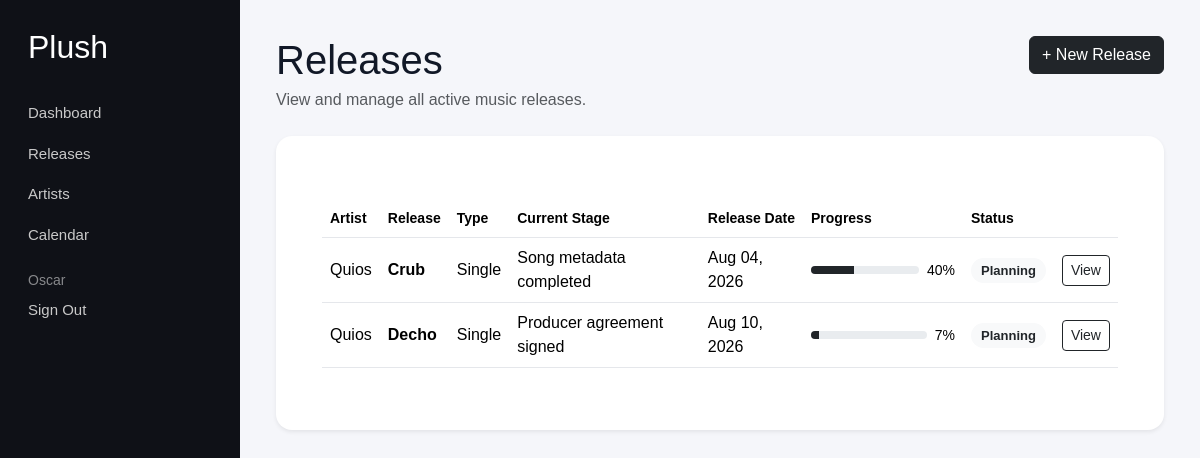
The page /releases (signed in) on the database as committed earlier.
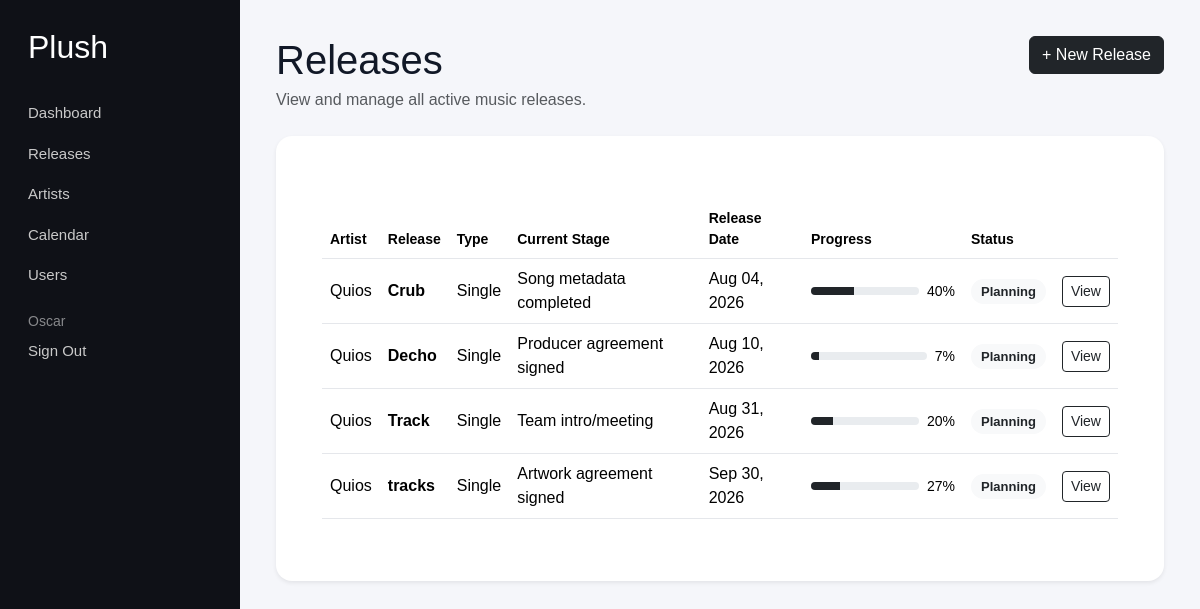
The same page on the database as committed later.
### models/user.py (models this page shows, shortened)
class User(UserMixin, db.Model):
    __tablename__ = "users"
    id = db.Column(
        db.Integer,
        primary_key=True,
    )
    name = db.Column(
        db.String(120),
        nullable=False,
    )
    email = db.Column(
        db.String(150),
        unique=True,
        nullable=False,
        index=True,
    )
    password_hash = db.Column(
        db.String(255),
        nullable=False,
    )
    role = db.Column(
        db.String(30),
        nullable=False,
        default="team",
    )
    artist_id = db.Column(
        db.Integer,
        db.ForeignKey("artists.id"),
        nullable=True,
    )
    created_at = db.Column(
        db.DateTime,
        default=datetime.utcnow,
        nullable=False,
    )
    notes = db.relationship(
        "Note",
        backref="author",
        lazy=True,
    )
    uploaded_files = db.relationship(
        "ProjectFile",
        backref="uploader",
        lazy=True,
    )
    assigned_tasks = db.relationship(
        "Task",
        backref="assignee",
        lazy=True,
    )
    def is_admin(self):
        return self.role == "admin"
    def is_artist(self):
        return self.role == "artist"

### models/release.py (models this page shows, shortened)
class Release(db.Model):
    __tablename__ = "releases"
    id = db.Column(
        db.Integer,
        primary_key=True,
    )
    artist_id = db.Column(
        db.Integer,
        db.ForeignKey("artists.id"),
        nullable=False,
        index=True,
    )
    title = db.Column(
        db.String(200),
        nullable=False,
    )
    release_type = db.Column(
        db.String(50),
        nullable=True,
    )
    status = db.Column(
        db.String(50),
        nullable=False,
        default="planning",
        index=True,
    )
    release_date = db.Column(
        db.Date,
        nullable=True,
        index=True,
    )
    budget = db.Column(
        db.Float,
        nullable=True,
    )
    current_stage = db.Column(
        db.String(120),
        nullable=True,
    )
    progress = db.Column(
        db.Integer,
        nullable=False,
        default=0,
    )
    created_at = db.Column(
        db.DateTime,
        nullable=False,
        default=datetime.utcnow,
    )
    updated_at = db.Column(
        db.DateTime,
        nullable=False,
        default=datetime.utcnow,
        onupdate=datetime.utcnow,
    )
    tasks = db.relationship(
        "Task",
        backref="release",
        lazy=True,
        cascade="all, delete-orphan",
    )
    files = db.relationship(
        "ProjectFile",
        backref="release",
        lazy=True,
        cascade="all, delete-orphan",
    )
    notes = db.relationship(
        "Note",
        backref="release",
        lazy=True,
        cascade="all, delete-orphan",
    )
    song_metadata = db.relationship(
        "SongMetadata",
        backref="release",
        uselist=False,
        cascade="all, delete-orphan",
    )
    deal = db.relationship(
        "Deal",
        backref="release",
        uselist=False,
        cascade="all, delete-orphan",
    )
    marketing_plan = db.relationship(
        "MarketingPlan",
        backref="release",
        uselist=False,
        cascade="all, delete-orphan",
    )
    activities = db.relationship(
        "Activity",
        backref="release",
        lazy=True,
        cascade="all, delete-orphan",
        order_by="Activity.created_at.desc()",
    )
    comments = db.relationship(
        "Comment",
        backref="release",
        lazy=True,
        cascade="all, delete-orphan",
        order_by="Comment.created_at.desc()",
    )
    calendar_events = db.relationship(
        "CalendarEvent",
        backref="release",
        lazy=True,
        cascade="all, delete-orphan",
    )

### models/artist.py (models this page shows)
class Artist(db.Model):
    __tablename__ = "artists"
    id = db.Column(
        db.Integer,
        primary_key=True,
    )
    name = db.Column(
        db.String(150),
        nullable=False,
    )
    genre = db.Column(
        db.String(100),
        nullable=True,
    )
    email = db.Column(
        db.String(150),
        nullable=True,
    )
    instagram_url = db.Column(
        db.String(255),
        nullable=True,
    )
    spotify_url = db.Column(
        db.String(255),
        nullable=True,
    )
    created_at = db.Column(
        db.DateTime,
        default=datetime.utcnow,
    )
    releases = db.relationship(
        "Release",
        backref="artist",
        lazy=True,
        cascade="all, delete-orphan",
    )
    users = db.relationship(
        "User",
        backref="artist",
        lazy=True,
    )

### routes/releases.py (the view)
@releases_bp.route("/releases")
@login_required
def releases():
    if current_user.is_artist():
        if current_user.artist_id is None:
            all_releases = []
        else:
            all_releases = (
                Release.query
                .filter(
                    Release.artist_id
                    == current_user.artist_id
                )
                .order_by(
                    Release.release_date.asc()
                )
                .all()
            )
    else:
        all_releases = (
            Release.query
            .order_by(
                Release.release_date.asc()
            )
            .all()
        )
    return render_template(
        "releases.html",
        releases=all_releases,
    )

### app.py (called while the page is built)
@login_manager.user_loader
def load_user(user_id):
    return db.session.get(
        User,
        int(user_id),
    )

### templates/releases.html (shortened to what this page needs)
{% extends "base.html" %}
{% block content %}
<div class="d-flex justify-content-between align-items-start mb-4">
    <div>
        <h1 class="mb-1">
            Releases
        </h1>
        <p class="text-muted mb-0">
            {% if current_user.is_artist() %}
                View your active music releases.
            {% else %}
                View and manage all active music releases.
            {% endif %}
        </p>
    </div>
    {% if not current_user.is_artist() %}
        <a
            href="{{ url_for('releases.create_release') }}"
            class="btn btn-dark"
        >
            + New Release
        </a>
    {% endif %}
</div>
<div class="card border-0 shadow-sm">
    <div class="card-body p-4">
        {% if releases %}
            <div class="table-responsive">
                <table class="table align-middle">
                    <thead>
                        <tr>
                            <th>
                                Artist
                            </th>
                            <th>
                                Release
                            </th>
                            <th>
                                Type
                            </th>
                            <th>
                                Current Stage
                            </th>
                            <th>
                                Release Date
                            </th>
                            <th>
                                Progress
                            </th>
                            <th>
                                Status
                            </th>
                            <th>
                            </th>
                        </tr>
                    </thead>
                    <tbody>
                        {% for release in releases %}
                            <tr>
                                <td>
                                    {{ release.artist.name }}
                                </td>
                                <td>
                                    <strong>
                                        {{ release.title }}
                                    </strong>
                                </td>
                                <td>
                                    {{ release.release_type or "Single" }}
                                </td>
                                <td>
                                    {{ release.current_stage or "Not selected" }}
                                </td>
                                <td>
                                    {% if release.release_date %}
                                        {{ release.release_date.strftime("%b %d, %Y") }}
                                    {% else %}
                                        Not scheduled
                                    {% endif %}
                                </td>
                                <td style="min-width: 160px;">
                                    <div class="d-flex align-items-center gap-2">
                                        <div
                                            class="progress flex-grow-1"
                                            style="height: 8px;"
                                        >
                                            <div
                                                class="progress-bar bg-dark"
                                                style="width: {{ release.progress }}%;"
                                                role="progressbar"
                                                aria-valuenow="{{ release.progress }}"
                                                aria-valuemin="0"
                                                aria-valuemax="100"
                                            >
                                            </div>
                                        </div>
                                        <small>
                                            {{ release.progress }}%
                                        </small>
                                    </div>
                                </td>
                                <td>
                                    <span class="badge bg-light text-dark">
                                        {{ release.status.replace("_", " ").title() }}
                                    </span>
                                </td>
                                <td>
                                    <a
                                        href="{{ url_for(
                                            'releases.release_detail',
                                            release_id=release.id
                                        ) }}"
                                        class="btn btn-sm btn-outline-dark"
                                    >
                                        View
                                    </a>
                                </td>
                            </tr>
                        {% endfor %}
                    </tbody>
                </table>
            </div>
        {% endif %}
    </div>
</div>
{% endblock %}

### templates/base.html (shortened to what this page needs)
<!DOCTYPE html>
<html lang="en">
<head>
    <link href="https://cdn.jsdelivr.net/npm/bootstrap@5.3.3/dist/css/bootstrap.min.css" rel="stylesheet">
    <link rel="stylesheet" href="{{ url_for('static', filename='css/styles.css') }}">
</head>
<body class="app-body">
    {% include "components/sidebar.html" %}
    <main class="main-content">
        {% block content %}{% endblock %}
    </main>
</body>
</html>

### templates/components/sidebar.html
<div class="sidebar">
    <h2>Plush</h2>
    <a href="{{ url_for('dashboard.dashboard') }}">
        Dashboard
    </a>
    <a href="{{ url_for('releases.releases') }}">
        Releases
    </a>
    <a href="#">
        Artists
    </a>
    <a href="#">
        Calendar
    </a>
    {% if current_user.is_authenticated and current_user.is_admin() %}
        <a href="{{ url_for('users.users') }}">
            Users
        </a>
    {% endif %}
    <div class="mt-4">
        {% if current_user.is_authenticated %}
            <div class="text-white-50 small mb-2">
                {{ current_user.name }}
            </div>
            <a href="{{ url_for('auth.logout') }}">
                Sign Out
            </a>
        {% endif %}
    </div>
</div>

### static/css/styles.css (style rules this page uses)
.app-body { margin: 0; font-family: Arial, sans-serif; background: #f5f6fa; color: #111827; display: flex; }
.sidebar { width: 240px; min-height: 100vh; background: #0f1117; color: white; padding: 28px; box-sizing: border-box; }
.sidebar h2 { margin-bottom: 36px; }
.sidebar a { display: block; color: #c9c9c9; text-decoration: none; margin-bottom: 18px; font-size: 15px; }
.main-content { flex: 1; padding: 36px; }
.card { background: white; padding: 22px; border-radius: 16px; box-shadow: 0 8px 24px rgba(15, 17, 23, 0.06); }
table { width: 100%; border-collapse: collapse; margin-top: 18px; }
th, td { text-align: left; padding: 14px; border-bottom: 1px solid #e5e7eb; }
th { color: #6b7280; font-size: 14px; }
.badge { padding: 6px 10px; border-radius: 999px; font-size: 13px; font-weight: bold; }

Rows that differ between the two databases and show on the page:
changed User "Oscar": role "team" → "admin" (drawn)
added Release: artist.name "Quios", title "Track", release_type "Single", current_stage "Team intro/meeting", release_date "Aug 31, 2026", progress "20", status.replace "Planning"
added Release: artist.name "Quios", title "tracks", release_type "Single", current_stage "Artwork agreement signed", release_date "Sep 30, 2026", progress "27", status.replace "Planning"
Other text that changed with them:
text now shown: "Users"
